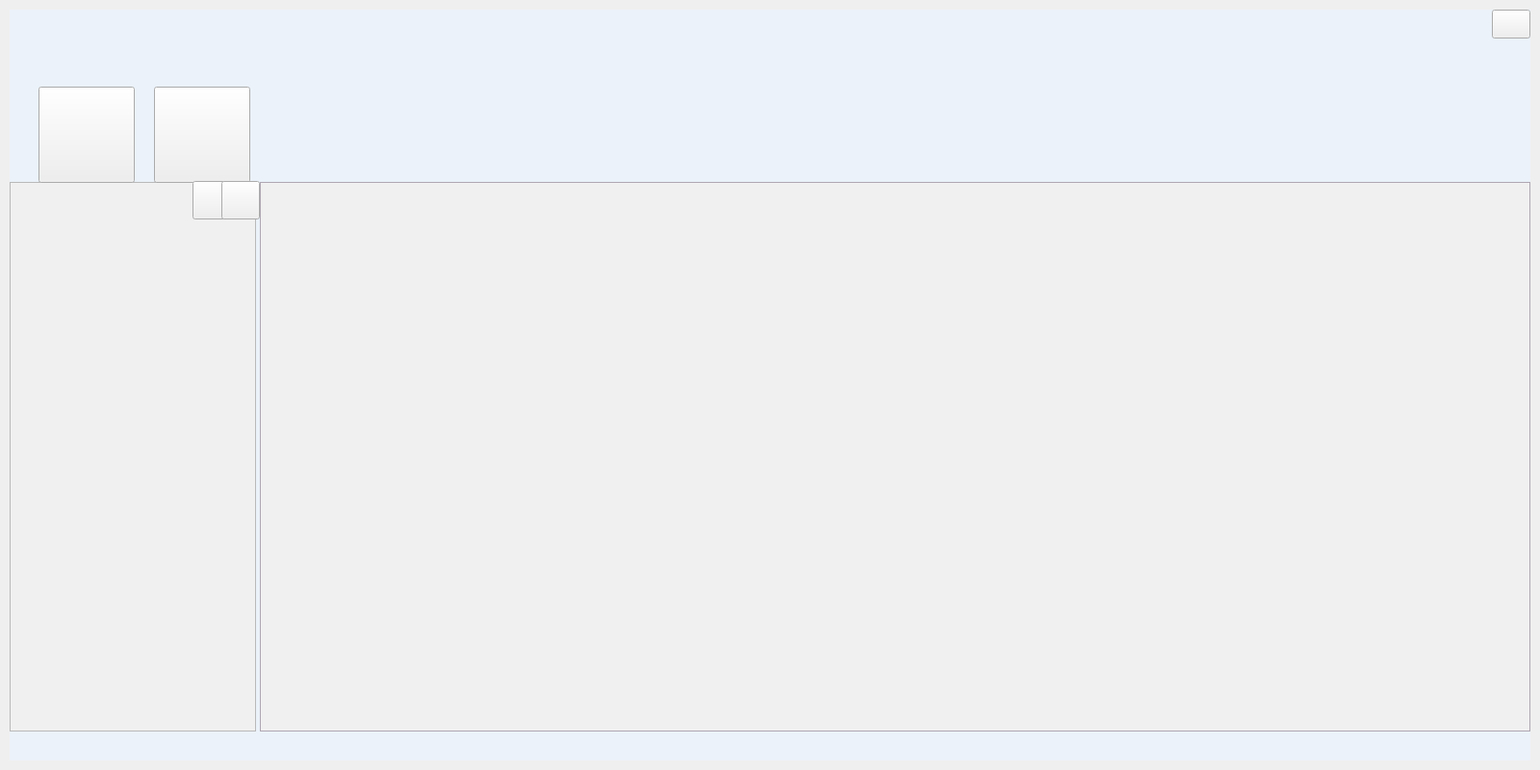
<?xml version="1.0" encoding="UTF-8"?>
<ui version="4.0">
 <class>centerwindow</class>
 <widget class="QWidget" name="centerwindow">
  <property name="geometry">
   <rect>
    <x>0</x>
    <y>0</y>
    <width>1600</width>
    <height>800</height>
   </rect>
  </property>
  <property name="windowTitle">
   <string>Form</string>
  </property>
  <widget class="QLabel" name="background">
   <property name="geometry">
    <rect>
     <x>10</x>
     <y>10</y>
     <width>1580</width>
     <height>780</height>
    </rect>
   </property>
   <property name="styleSheet">
    <string notr="true">background-color: rgb(235, 242, 249);</string>
   </property>
   <property name="text">
    <string/>
   </property>
  </widget>
  <widget class="QLabel" name="title">
   <property name="geometry">
    <rect>
     <x>10</x>
     <y>10</y>
     <width>1580</width>
     <height>180</height>
    </rect>
   </property>
   <property name="styleSheet">
    <string notr="true">border-image: url(:/mainWindow/jpg/resources/mainTitle.jpg);</string>
   </property>
   <property name="text">
    <string/>
   </property>
  </widget>
  <widget class="QPushButton" name="close">
   <property name="geometry">
    <rect>
     <x>1550</x>
     <y>10</y>
     <width>40</width>
     <height>30</height>
    </rect>
   </property>
   <property name="styleSheet">
    <string notr="true">QPushButton{border-image:url(:/login/button/resources/close.jpg);}
QPushButton:hover{border-image: url(:/login/button/resources/close_hover.jpg);}
QPushButton:pressed{border-image: url(:/login/button/resources/close_press.jpg);} </string>
   </property>
   <property name="text">
    <string/>
   </property>
  </widget>
  <widget class="QLabel" name="status">
   <property name="geometry">
    <rect>
     <x>10</x>
     <y>760</y>
     <width>1580</width>
     <height>30</height>
    </rect>
   </property>
   <property name="styleSheet">
    <string notr="true">border-image: url(:/mainWindow/jpg/resources/status.jpg);</string>
   </property>
   <property name="text">
    <string/>
   </property>
   <property name="textFormat">
    <enum>Qt::AutoText</enum>
   </property>
  </widget>
  <widget class="QTreeView" name="treeview">
   <property name="geometry">
    <rect>
     <x>10</x>
     <y>189</y>
     <width>256</width>
     <height>571</height>
    </rect>
   </property>
   <property name="styleSheet">
    <string notr="true">QTreeView {
	background-color: rgb(240, 240, 240);
    show-decoration-selected: 1;
}

QTreeView::item {
    border: 1px solid #d9d9d9;
    border-top-color: transparent;
    border-bottom-color: transparent;
}

QTreeView::item:hover {
    background: qlineargradient(x1: 0, y1: 0, x2: 0, y2: 1, stop: 0 #e7effd, stop: 1 #cbdaf1);
    border: 1px solid #bfcde4;
}

QTreeView::item:selected {
    border: 1px solid #567dbc;
}

QTreeView::item:selected:active{
    background: qlineargradient(x1: 0, y1: 0, x2: 0, y2: 1, stop: 0 #6ea1f1, stop: 1 #567dbc);
}

QTreeView::item:selected:!active {
    background: qlineargradient(x1: 0, y1: 0, x2: 0, y2: 1, stop: 0 #6b9be8, stop: 1 #577fbf);
}

QTreeView::branch:has-siblings:!adjoins-item {
    border-image: url(:/mainWindow/jpg/resources/vline.png) 0;
}

QTreeView::branch:has-siblings:adjoins-item {
    border-image: url(:/mainWindow/jpg/resources/branch-more.png) 0;
}

QTreeView::branch:!has-children:!has-siblings:adjoins-item {
    border-image: url(:/mainWindow/jpg/resources/branch-end.png) 0;
}

QTreeView::branch:has-children:!has-siblings:closed,
QTreeView::branch:closed:has-children:has-siblings {
    border-image: none;
    image: url(:/mainWindow/jpg/resources/branch-closed.png);
}

QTreeView::branch:open:has-children:!has-siblings,
QTreeView::branch:open:has-children:has-siblings  {
    border-image: none;
    image: url(:/mainWindow/jpg/resources/branch-open.png);
}</string>
   </property>
  </widget>
  <widget class="QLabel" name="label">
   <property name="geometry">
    <rect>
     <x>20</x>
     <y>20</y>
     <width>221</width>
     <height>21</height>
    </rect>
   </property>
   <property name="styleSheet">
    <string notr="true">border-image: url(:/mainWindow/png/resources/titleText.png);</string>
   </property>
   <property name="text">
    <string/>
   </property>
  </widget>
  <widget class="QPushButton" name="openButton">
   <property name="geometry">
    <rect>
     <x>40</x>
     <y>90</y>
     <width>100</width>
     <height>100</height>
    </rect>
   </property>
   <property name="styleSheet">
    <string notr="true">QPushButton{border-image:url(:/mainWindow/png/resources/open.png);}
QPushButton:hover{border-image:url(:/mainWindow/png/resources/open_hover.png);}</string>
   </property>
   <property name="text">
    <string/>
   </property>
  </widget>
  <widget class="QPushButton" name="creDBBut">
   <property name="geometry">
    <rect>
     <x>160</x>
     <y>90</y>
     <width>100</width>
     <height>100</height>
    </rect>
   </property>
   <property name="styleSheet">
    <string notr="true">QPushButton{border-image:url(:/mainWindow/png/resources/create.png);}
QPushButton:hover{border-image:url(:/mainWindow/png/resources/create_hover.png);}</string>
   </property>
   <property name="text">
    <string/>
   </property>
  </widget>
  <widget class="QPushButton" name="addTableBut">
   <property name="geometry">
    <rect>
     <x>200</x>
     <y>188</y>
     <width>40</width>
     <height>40</height>
    </rect>
   </property>
   <property name="styleSheet">
    <string notr="true">QPushButton{border-image:url(:/mainWindow/png/resources/addTable.png)}
QPushButton:hover{border-image:url(:/mainWindow/png/resources/addTable_hover.png)}
QPushButton:pressed{border-image:url(:/mainWindow/png/resources/addTable_pressed.png)}</string>
   </property>
   <property name="text">
    <string/>
   </property>
  </widget>
  <widget class="QPushButton" name="delTableBut">
   <property name="geometry">
    <rect>
     <x>230</x>
     <y>188</y>
     <width>40</width>
     <height>40</height>
    </rect>
   </property>
   <property name="styleSheet">
    <string notr="true">QPushButton{border-image:url(:/delTable/png/resources/delTable.png)}
QPushButton:hover{border-image:url(:/delTable/png/resources/delTable_hover.png)}
QPushButton:pressed{border-image:url(:/delTable/png/resources/delTable_pressed.png)}</string>
   </property>
   <property name="text">
    <string/>
   </property>
  </widget>
  <widget class="QTableView" name="tableView">
   <property name="geometry">
    <rect>
     <x>270</x>
     <y>189</y>
     <width>1320</width>
     <height>571</height>
    </rect>
   </property>
   <property name="styleSheet">
    <string notr="true">    QTableView{  
        color: rgb(0, 0, 0);  
        border: 1px solid rgb(175, 167, 179);          /*边框颜色*/  
        gridline-color:#C07010;             /*grid线颜色*/  
        background-color: rgb(240, 240, 240);  
        alternate-background-color: rgb(200, 200, 200); /*行交替颜色*/  
        selection-background-color: rgb(130, 190, 100); /*选中行背景颜色*/  
    }  
      
    QTableView::item:!alternate:!selected{  
        background-color: rgb(220, 220, 220);    /*交替行的另一颜色*/  
    }  </string>
   </property>
  </widget>
 </widget>
 <resources/>
 <connections/>
</ui>
